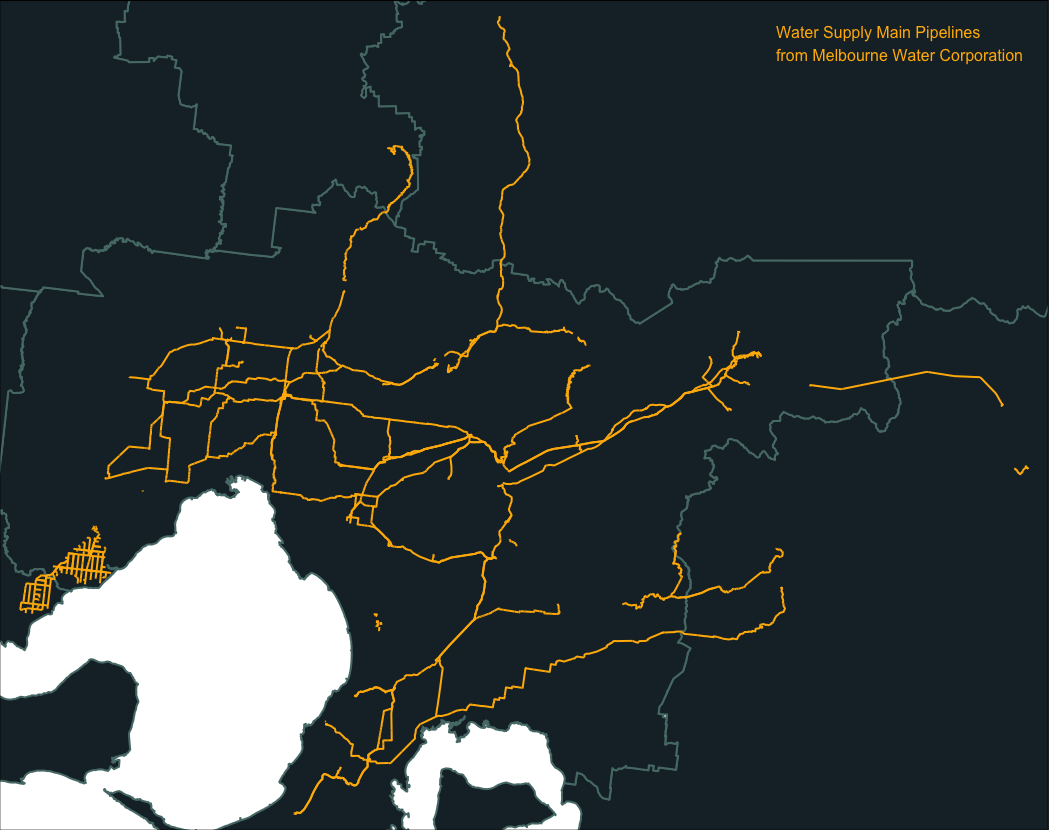

Write the R code that produced this figure.
#30DayMapChallenge 02 Lines
#Water supply main pipelines from Melbourne Water Corporation. 
#Data source: https://discover.data.vic.gov.au/dataset/water-supply-main-pipelines (last updated: Nov 03, 2021)

# load libraries
library(sf)
library(tmap)

# read pipeline shp file
water_pipes_shp = read_sf('data/Water_Supply_Main_Pipelines-shp/Water_Supply_Main_Pipelines.shp')

# read region shp file
# source: https://www.planmelbourne.vic.gov.au/maps/spatial-data
mel = read_sf('data/Plan-Melbourne-Shape-Files/Administrative/State Regions_region.shp')

# plot
tm_shape(water_pipes_shp) + tm_lines(col="#ffff3f") + 
  tm_shape(mel) + tm_borders(col = "#577B77") + tm_polygons(col="#192a32") + 
  tm_shape(water_pipes_shp) + tm_lines(col="#ffb703") +
  tm_layout(title = "Water Supply Main Pipelines\nfrom Melbourne Water Corporation", title.size = 0.5, title.color = "#ffb703", title.position = c('right', 'top'))
